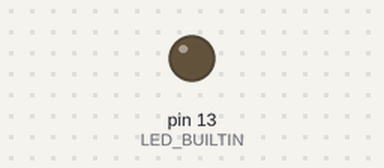
Bench run of a sketch on a simulated Arduino Uno, built with avr-gcc and run on an emulated ATmega328P. Parts: output pins drawn as LEDs (lit = HIGH). What the sketch prints to the serial monitor is not drawn.

Above: at 0.15 s.
Timing chart, 0 to 1.6 s (numbered marks = the images above):
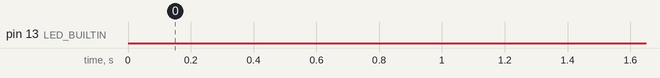

The sketch:

hello_arduino.ino
```cpp
void setup() {
  // initialize digital pin LED_BUILTIN as an output.
  pinMode(LED_BUILTIN, OUTPUT);
  Serial.begin(9600); // bps: 9600
  Serial.println("Setup done");
}

void loop() {
  digitalWrite(LED_BUILTIN, HIGH);   // turn the LED on (HIGH is the voltage level)
  delay(1);                       // wait for a second
  digitalWrite(LED_BUILTIN, LOW);    // turn the LED off by making the voltage LOW
  delay(20);                       // wait for a second
  Serial.println("Loop");
}
```
